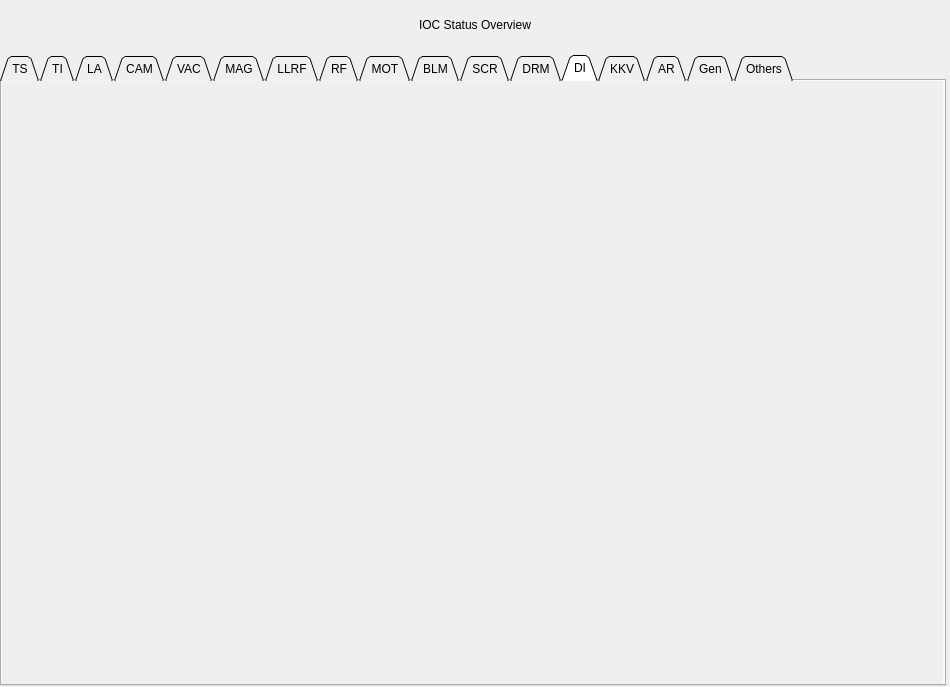
<?xml version="1.0" encoding="UTF-8"?>
<ui version="4.0">
 <class>MainWindow</class>
 <widget class="QMainWindow" name="MainWindow">
  <property name="geometry">
   <rect>
    <x>0</x>
    <y>0</y>
    <width>950</width>
    <height>687</height>
   </rect>
  </property>
  <property name="windowTitle">
   <string>MainWindow</string>
  </property>
  <property name="styleSheet">
   <string notr="true"/>
  </property>
  <widget class="QWidget" name="centralwidget">
   <widget class="QTabWidget" name="tabWidget">
    <property name="geometry">
     <rect>
      <x>0</x>
      <y>55</y>
      <width>946</width>
      <height>631</height>
     </rect>
    </property>
    <property name="tabShape">
     <enum>QTabWidget::Triangular</enum>
    </property>
    <property name="currentIndex">
     <number>12</number>
    </property>
    <widget class="QWidget" name="TS">
     <attribute name="title">
      <string>TS</string>
     </attribute>
     <widget class="QScrollArea" name="scrollArea">
      <property name="geometry">
       <rect>
        <x>0</x>
        <y>0</y>
        <width>941</width>
        <height>606</height>
       </rect>
      </property>
      <property name="frameShape">
       <enum>QFrame::NoFrame</enum>
      </property>
      <property name="verticalScrollBarPolicy">
       <enum>Qt::ScrollBarAsNeeded</enum>
      </property>
      <property name="widgetResizable">
       <bool>true</bool>
      </property>
      <widget class="QWidget" name="scrollAreaWidgetContents">
       <property name="geometry">
        <rect>
         <x>0</x>
         <y>0</y>
         <width>941</width>
         <height>606</height>
        </rect>
       </property>
       <widget class="caInclude" name="cainclude">
        <property name="geometry">
         <rect>
          <x>5</x>
          <y>0</y>
          <width>220</width>
          <height>22</height>
         </rect>
        </property>
        <property name="macro">
         <string>$(TS_IOCS)</string>
        </property>
        <property name="filename" stdset="0">
         <string notr="true">iocStats_small.ui</string>
        </property>
        <property name="stacking">
         <enum>caInclude::ColumnRow</enum>
        </property>
        <property name="numberOfItems" stdset="0">
         <number>1</number>
        </property>
        <property name="maximumColumns" stdset="0">
         <number>4</number>
        </property>
        <property name="verticalSpacing" stdset="0">
         <number>1</number>
        </property>
        <property name="horizontalSpacing" stdset="0">
         <number>5</number>
        </property>
       </widget>
      </widget>
     </widget>
    </widget>
    <widget class="QWidget" name="TI">
     <attribute name="title">
      <string>TI</string>
     </attribute>
     <widget class="QScrollArea" name="scrollArea_3">
      <property name="geometry">
       <rect>
        <x>0</x>
        <y>0</y>
        <width>941</width>
        <height>606</height>
       </rect>
      </property>
      <property name="frameShape">
       <enum>QFrame::NoFrame</enum>
      </property>
      <property name="verticalScrollBarPolicy">
       <enum>Qt::ScrollBarAsNeeded</enum>
      </property>
      <property name="widgetResizable">
       <bool>true</bool>
      </property>
      <widget class="QWidget" name="scrollAreaWidgetContents_3">
       <property name="geometry">
        <rect>
         <x>0</x>
         <y>0</y>
         <width>941</width>
         <height>606</height>
        </rect>
       </property>
       <widget class="caInclude" name="cainclude_3">
        <property name="geometry">
         <rect>
          <x>5</x>
          <y>0</y>
          <width>220</width>
          <height>22</height>
         </rect>
        </property>
        <property name="macro">
         <string>$(TI_IOCS)</string>
        </property>
        <property name="filename" stdset="0">
         <string notr="true">iocStats_small.ui</string>
        </property>
        <property name="stacking">
         <enum>caInclude::ColumnRow</enum>
        </property>
        <property name="numberOfItems" stdset="0">
         <number>1</number>
        </property>
        <property name="maximumColumns" stdset="0">
         <number>4</number>
        </property>
        <property name="verticalSpacing" stdset="0">
         <number>1</number>
        </property>
        <property name="horizontalSpacing" stdset="0">
         <number>5</number>
        </property>
       </widget>
      </widget>
     </widget>
    </widget>
    <widget class="QWidget" name="LG">
     <attribute name="title">
      <string>LA</string>
     </attribute>
     <widget class="QScrollArea" name="scrollArea_2">
      <property name="geometry">
       <rect>
        <x>0</x>
        <y>0</y>
        <width>941</width>
        <height>606</height>
       </rect>
      </property>
      <property name="frameShape">
       <enum>QFrame::NoFrame</enum>
      </property>
      <property name="verticalScrollBarPolicy">
       <enum>Qt::ScrollBarAsNeeded</enum>
      </property>
      <property name="widgetResizable">
       <bool>true</bool>
      </property>
      <widget class="QWidget" name="scrollAreaWidgetContents_2">
       <property name="geometry">
        <rect>
         <x>0</x>
         <y>0</y>
         <width>941</width>
         <height>606</height>
        </rect>
       </property>
       <widget class="caInclude" name="cainclude_2">
        <property name="geometry">
         <rect>
          <x>5</x>
          <y>0</y>
          <width>220</width>
          <height>22</height>
         </rect>
        </property>
        <property name="macro">
         <string>$(LA_IOCS)</string>
        </property>
        <property name="filename" stdset="0">
         <string notr="true">iocStats_small.ui</string>
        </property>
        <property name="stacking">
         <enum>caInclude::ColumnRow</enum>
        </property>
        <property name="numberOfItems" stdset="0">
         <number>1</number>
        </property>
        <property name="maximumColumns" stdset="0">
         <number>4</number>
        </property>
        <property name="verticalSpacing" stdset="0">
         <number>1</number>
        </property>
        <property name="horizontalSpacing" stdset="0">
         <number>5</number>
        </property>
       </widget>
      </widget>
     </widget>
    </widget>
    <widget class="QWidget" name="CAM">
     <attribute name="title">
      <string>CAM</string>
     </attribute>
     <widget class="QScrollArea" name="scrollArea_4">
      <property name="geometry">
       <rect>
        <x>0</x>
        <y>0</y>
        <width>941</width>
        <height>606</height>
       </rect>
      </property>
      <property name="frameShape">
       <enum>QFrame::NoFrame</enum>
      </property>
      <property name="verticalScrollBarPolicy">
       <enum>Qt::ScrollBarAsNeeded</enum>
      </property>
      <property name="widgetResizable">
       <bool>true</bool>
      </property>
      <widget class="QWidget" name="scrollAreaWidgetContents_4">
       <property name="geometry">
        <rect>
         <x>0</x>
         <y>0</y>
         <width>941</width>
         <height>606</height>
        </rect>
       </property>
       <widget class="caInclude" name="cainclude_4">
        <property name="geometry">
         <rect>
          <x>5</x>
          <y>0</y>
          <width>220</width>
          <height>22</height>
         </rect>
        </property>
        <property name="macro">
         <string>$(CA_IOCS)</string>
        </property>
        <property name="filename" stdset="0">
         <string notr="true">iocStats_small.ui</string>
        </property>
        <property name="stacking">
         <enum>caInclude::ColumnRow</enum>
        </property>
        <property name="numberOfItems" stdset="0">
         <number>1</number>
        </property>
        <property name="maximumColumns" stdset="0">
         <number>4</number>
        </property>
        <property name="verticalSpacing" stdset="0">
         <number>1</number>
        </property>
        <property name="horizontalSpacing" stdset="0">
         <number>5</number>
        </property>
       </widget>
      </widget>
     </widget>
    </widget>
    <widget class="QWidget" name="VAC">
     <attribute name="title">
      <string>VAC</string>
     </attribute>
     <widget class="QScrollArea" name="scrollArea_5">
      <property name="geometry">
       <rect>
        <x>0</x>
        <y>0</y>
        <width>941</width>
        <height>606</height>
       </rect>
      </property>
      <property name="frameShape">
       <enum>QFrame::NoFrame</enum>
      </property>
      <property name="verticalScrollBarPolicy">
       <enum>Qt::ScrollBarAsNeeded</enum>
      </property>
      <property name="widgetResizable">
       <bool>true</bool>
      </property>
      <widget class="QWidget" name="scrollAreaWidgetContents_5">
       <property name="geometry">
        <rect>
         <x>0</x>
         <y>0</y>
         <width>941</width>
         <height>606</height>
        </rect>
       </property>
       <widget class="caInclude" name="cainclude_5">
        <property name="geometry">
         <rect>
          <x>5</x>
          <y>0</y>
          <width>220</width>
          <height>22</height>
         </rect>
        </property>
        <property name="macro">
         <string>$(VA_IOCS)</string>
        </property>
        <property name="filename" stdset="0">
         <string notr="true">iocStats_small.ui</string>
        </property>
        <property name="stacking">
         <enum>caInclude::ColumnRow</enum>
        </property>
        <property name="numberOfItems" stdset="0">
         <number>1</number>
        </property>
        <property name="maximumColumns" stdset="0">
         <number>4</number>
        </property>
        <property name="verticalSpacing" stdset="0">
         <number>1</number>
        </property>
        <property name="horizontalSpacing" stdset="0">
         <number>5</number>
        </property>
       </widget>
      </widget>
     </widget>
    </widget>
    <widget class="QWidget" name="MA">
     <attribute name="title">
      <string>MAG</string>
     </attribute>
     <widget class="QScrollArea" name="scrollArea_6">
      <property name="geometry">
       <rect>
        <x>0</x>
        <y>0</y>
        <width>941</width>
        <height>606</height>
       </rect>
      </property>
      <property name="frameShape">
       <enum>QFrame::NoFrame</enum>
      </property>
      <property name="verticalScrollBarPolicy">
       <enum>Qt::ScrollBarAsNeeded</enum>
      </property>
      <property name="widgetResizable">
       <bool>true</bool>
      </property>
      <widget class="QWidget" name="scrollAreaWidgetContents_6">
       <property name="geometry">
        <rect>
         <x>0</x>
         <y>0</y>
         <width>941</width>
         <height>606</height>
        </rect>
       </property>
       <widget class="caInclude" name="cainclude_6">
        <property name="geometry">
         <rect>
          <x>5</x>
          <y>0</y>
          <width>220</width>
          <height>22</height>
         </rect>
        </property>
        <property name="macro">
         <string>$(MA_IOCS)</string>
        </property>
        <property name="filename" stdset="0">
         <string notr="true">iocStats_small.ui</string>
        </property>
        <property name="stacking">
         <enum>caInclude::ColumnRow</enum>
        </property>
        <property name="numberOfItems" stdset="0">
         <number>1</number>
        </property>
        <property name="maximumColumns" stdset="0">
         <number>4</number>
        </property>
        <property name="verticalSpacing" stdset="0">
         <number>1</number>
        </property>
        <property name="horizontalSpacing" stdset="0">
         <number>5</number>
        </property>
       </widget>
      </widget>
     </widget>
    </widget>
    <widget class="QWidget" name="LLRF">
     <attribute name="title">
      <string>LLRF</string>
     </attribute>
     <widget class="QScrollArea" name="scrollArea_7">
      <property name="geometry">
       <rect>
        <x>0</x>
        <y>0</y>
        <width>941</width>
        <height>606</height>
       </rect>
      </property>
      <property name="frameShape">
       <enum>QFrame::NoFrame</enum>
      </property>
      <property name="verticalScrollBarPolicy">
       <enum>Qt::ScrollBarAsNeeded</enum>
      </property>
      <property name="widgetResizable">
       <bool>true</bool>
      </property>
      <widget class="QWidget" name="scrollAreaWidgetContents_7">
       <property name="geometry">
        <rect>
         <x>0</x>
         <y>0</y>
         <width>941</width>
         <height>606</height>
        </rect>
       </property>
       <widget class="caInclude" name="cainclude_7">
        <property name="geometry">
         <rect>
          <x>5</x>
          <y>0</y>
          <width>220</width>
          <height>22</height>
         </rect>
        </property>
        <property name="macro">
         <string>$(LLRF_IOCS)</string>
        </property>
        <property name="filename" stdset="0">
         <string notr="true">iocStats_small.ui</string>
        </property>
        <property name="stacking">
         <enum>caInclude::ColumnRow</enum>
        </property>
        <property name="numberOfItems" stdset="0">
         <number>1</number>
        </property>
        <property name="maximumColumns" stdset="0">
         <number>4</number>
        </property>
        <property name="verticalSpacing" stdset="0">
         <number>1</number>
        </property>
        <property name="horizontalSpacing" stdset="0">
         <number>5</number>
        </property>
       </widget>
      </widget>
     </widget>
    </widget>
    <widget class="QWidget" name="RF">
     <attribute name="title">
      <string>RF</string>
     </attribute>
     <widget class="QScrollArea" name="scrollArea_15">
      <property name="geometry">
       <rect>
        <x>0</x>
        <y>0</y>
        <width>941</width>
        <height>606</height>
       </rect>
      </property>
      <property name="frameShape">
       <enum>QFrame::NoFrame</enum>
      </property>
      <property name="verticalScrollBarPolicy">
       <enum>Qt::ScrollBarAsNeeded</enum>
      </property>
      <property name="widgetResizable">
       <bool>true</bool>
      </property>
      <widget class="QWidget" name="scrollAreaWidgetContents_15">
       <property name="geometry">
        <rect>
         <x>0</x>
         <y>0</y>
         <width>941</width>
         <height>606</height>
        </rect>
       </property>
       <widget class="caInclude" name="cainclude_15">
        <property name="geometry">
         <rect>
          <x>5</x>
          <y>0</y>
          <width>220</width>
          <height>22</height>
         </rect>
        </property>
        <property name="macro">
         <string>$(RF_IOCS)</string>
        </property>
        <property name="filename" stdset="0">
         <string notr="true">iocStats_small.ui</string>
        </property>
        <property name="stacking">
         <enum>caInclude::ColumnRow</enum>
        </property>
        <property name="numberOfItems" stdset="0">
         <number>1</number>
        </property>
        <property name="maximumColumns" stdset="0">
         <number>4</number>
        </property>
        <property name="verticalSpacing" stdset="0">
         <number>1</number>
        </property>
        <property name="horizontalSpacing" stdset="0">
         <number>5</number>
        </property>
       </widget>
      </widget>
     </widget>
    </widget>
    <widget class="QWidget" name="MO">
     <attribute name="title">
      <string>MOT</string>
     </attribute>
     <widget class="QScrollArea" name="scrollArea_8">
      <property name="geometry">
       <rect>
        <x>0</x>
        <y>0</y>
        <width>941</width>
        <height>606</height>
       </rect>
      </property>
      <property name="frameShape">
       <enum>QFrame::NoFrame</enum>
      </property>
      <property name="verticalScrollBarPolicy">
       <enum>Qt::ScrollBarAsNeeded</enum>
      </property>
      <property name="widgetResizable">
       <bool>true</bool>
      </property>
      <widget class="QWidget" name="scrollAreaWidgetContents_8">
       <property name="geometry">
        <rect>
         <x>0</x>
         <y>0</y>
         <width>941</width>
         <height>606</height>
        </rect>
       </property>
       <widget class="caInclude" name="cainclude_8">
        <property name="geometry">
         <rect>
          <x>5</x>
          <y>0</y>
          <width>220</width>
          <height>22</height>
         </rect>
        </property>
        <property name="macro">
         <string>$(MO_IOCS)</string>
        </property>
        <property name="filename" stdset="0">
         <string notr="true">iocStats_small.ui</string>
        </property>
        <property name="stacking">
         <enum>caInclude::ColumnRow</enum>
        </property>
        <property name="numberOfItems" stdset="0">
         <number>1</number>
        </property>
        <property name="maximumColumns" stdset="0">
         <number>4</number>
        </property>
        <property name="verticalSpacing" stdset="0">
         <number>1</number>
        </property>
        <property name="horizontalSpacing" stdset="0">
         <number>5</number>
        </property>
       </widget>
      </widget>
     </widget>
    </widget>
    <widget class="QWidget" name="BM">
     <attribute name="title">
      <string>BLM</string>
     </attribute>
     <widget class="QScrollArea" name="scrollArea_12">
      <property name="geometry">
       <rect>
        <x>0</x>
        <y>0</y>
        <width>941</width>
        <height>606</height>
       </rect>
      </property>
      <property name="frameShape">
       <enum>QFrame::NoFrame</enum>
      </property>
      <property name="verticalScrollBarPolicy">
       <enum>Qt::ScrollBarAsNeeded</enum>
      </property>
      <property name="widgetResizable">
       <bool>true</bool>
      </property>
      <widget class="QWidget" name="scrollAreaWidgetContents_12">
       <property name="geometry">
        <rect>
         <x>0</x>
         <y>0</y>
         <width>941</width>
         <height>606</height>
        </rect>
       </property>
       <widget class="caInclude" name="cainclude_12">
        <property name="geometry">
         <rect>
          <x>5</x>
          <y>0</y>
          <width>220</width>
          <height>22</height>
         </rect>
        </property>
        <property name="macro">
         <string>$(BL_IOCS)</string>
        </property>
        <property name="filename" stdset="0">
         <string notr="true">iocStats_small.ui</string>
        </property>
        <property name="stacking">
         <enum>caInclude::ColumnRow</enum>
        </property>
        <property name="numberOfItems" stdset="0">
         <number>1</number>
        </property>
        <property name="maximumColumns" stdset="0">
         <number>4</number>
        </property>
        <property name="verticalSpacing" stdset="0">
         <number>1</number>
        </property>
        <property name="horizontalSpacing" stdset="0">
         <number>5</number>
        </property>
       </widget>
      </widget>
     </widget>
    </widget>
    <widget class="QWidget" name="SC">
     <attribute name="title">
      <string>SCR</string>
     </attribute>
     <widget class="QScrollArea" name="scrollArea_13">
      <property name="geometry">
       <rect>
        <x>0</x>
        <y>0</y>
        <width>941</width>
        <height>606</height>
       </rect>
      </property>
      <property name="frameShape">
       <enum>QFrame::NoFrame</enum>
      </property>
      <property name="verticalScrollBarPolicy">
       <enum>Qt::ScrollBarAsNeeded</enum>
      </property>
      <property name="widgetResizable">
       <bool>true</bool>
      </property>
      <widget class="QWidget" name="scrollAreaWidgetContents_13">
       <property name="geometry">
        <rect>
         <x>0</x>
         <y>0</y>
         <width>941</width>
         <height>606</height>
        </rect>
       </property>
       <widget class="caInclude" name="cainclude_13">
        <property name="geometry">
         <rect>
          <x>5</x>
          <y>0</y>
          <width>220</width>
          <height>22</height>
         </rect>
        </property>
        <property name="macro">
         <string>$(SC_IOCS)</string>
        </property>
        <property name="filename" stdset="0">
         <string notr="true">iocStats_small.ui</string>
        </property>
        <property name="stacking">
         <enum>caInclude::ColumnRow</enum>
        </property>
        <property name="numberOfItems" stdset="0">
         <number>1</number>
        </property>
        <property name="maximumColumns" stdset="0">
         <number>4</number>
        </property>
        <property name="verticalSpacing" stdset="0">
         <number>1</number>
        </property>
        <property name="horizontalSpacing" stdset="0">
         <number>5</number>
        </property>
       </widget>
      </widget>
     </widget>
    </widget>
    <widget class="QWidget" name="DR">
     <attribute name="title">
      <string>DRM</string>
     </attribute>
     <widget class="QScrollArea" name="scrollArea_14">
      <property name="geometry">
       <rect>
        <x>0</x>
        <y>0</y>
        <width>941</width>
        <height>606</height>
       </rect>
      </property>
      <property name="frameShape">
       <enum>QFrame::NoFrame</enum>
      </property>
      <property name="verticalScrollBarPolicy">
       <enum>Qt::ScrollBarAsNeeded</enum>
      </property>
      <property name="widgetResizable">
       <bool>true</bool>
      </property>
      <widget class="QWidget" name="scrollAreaWidgetContents_14">
       <property name="geometry">
        <rect>
         <x>0</x>
         <y>0</y>
         <width>941</width>
         <height>606</height>
        </rect>
       </property>
       <widget class="caInclude" name="cainclude_14">
        <property name="geometry">
         <rect>
          <x>5</x>
          <y>0</y>
          <width>220</width>
          <height>22</height>
         </rect>
        </property>
        <property name="macro">
         <string>$(DR_IOCS)</string>
        </property>
        <property name="filename" stdset="0">
         <string notr="true">iocStats_small.ui</string>
        </property>
        <property name="stacking">
         <enum>caInclude::ColumnRow</enum>
        </property>
        <property name="numberOfItems" stdset="0">
         <number>1</number>
        </property>
        <property name="maximumColumns" stdset="0">
         <number>4</number>
        </property>
        <property name="verticalSpacing" stdset="0">
         <number>1</number>
        </property>
        <property name="horizontalSpacing" stdset="0">
         <number>5</number>
        </property>
       </widget>
      </widget>
     </widget>
    </widget>
    <widget class="QWidget" name="DI">
     <attribute name="title">
      <string>DI</string>
     </attribute>
     <widget class="QScrollArea" name="scrollArea_11">
      <property name="geometry">
       <rect>
        <x>0</x>
        <y>0</y>
        <width>941</width>
        <height>606</height>
       </rect>
      </property>
      <property name="frameShape">
       <enum>QFrame::NoFrame</enum>
      </property>
      <property name="verticalScrollBarPolicy">
       <enum>Qt::ScrollBarAsNeeded</enum>
      </property>
      <property name="widgetResizable">
       <bool>true</bool>
      </property>
      <widget class="QWidget" name="scrollAreaWidgetContents_11">
       <property name="geometry">
        <rect>
         <x>0</x>
         <y>0</y>
         <width>941</width>
         <height>606</height>
        </rect>
       </property>
       <widget class="caInclude" name="cainclude_11">
        <property name="geometry">
         <rect>
          <x>5</x>
          <y>0</y>
          <width>220</width>
          <height>22</height>
         </rect>
        </property>
        <property name="macro">
         <string>$(DI_IOCS);</string>
        </property>
        <property name="filename" stdset="0">
         <string notr="true">iocStats_small.ui</string>
        </property>
        <property name="stacking">
         <enum>caInclude::ColumnRow</enum>
        </property>
        <property name="numberOfItems" stdset="0">
         <number>1</number>
        </property>
        <property name="maximumColumns" stdset="0">
         <number>4</number>
        </property>
        <property name="verticalSpacing" stdset="0">
         <number>1</number>
        </property>
        <property name="horizontalSpacing" stdset="0">
         <number>5</number>
        </property>
       </widget>
      </widget>
     </widget>
    </widget>
    <widget class="QWidget" name="KV">
     <attribute name="title">
      <string>KKV</string>
     </attribute>
     <widget class="QScrollArea" name="scrollArea_30">
      <property name="geometry">
       <rect>
        <x>0</x>
        <y>0</y>
        <width>941</width>
        <height>606</height>
       </rect>
      </property>
      <property name="frameShape">
       <enum>QFrame::NoFrame</enum>
      </property>
      <property name="verticalScrollBarPolicy">
       <enum>Qt::ScrollBarAsNeeded</enum>
      </property>
      <property name="widgetResizable">
       <bool>true</bool>
      </property>
      <widget class="QWidget" name="scrollAreaWidgetContents_30">
       <property name="geometry">
        <rect>
         <x>0</x>
         <y>0</y>
         <width>941</width>
         <height>606</height>
        </rect>
       </property>
       <widget class="caInclude" name="cainclude_30">
        <property name="geometry">
         <rect>
          <x>5</x>
          <y>0</y>
          <width>220</width>
          <height>22</height>
         </rect>
        </property>
        <property name="macro">
         <string>$(KV_IOCS)</string>
        </property>
        <property name="filename" stdset="0">
         <string notr="true">iocStats_small.ui</string>
        </property>
        <property name="stacking">
         <enum>caInclude::ColumnRow</enum>
        </property>
        <property name="numberOfItems" stdset="0">
         <number>1</number>
        </property>
        <property name="maximumColumns" stdset="0">
         <number>4</number>
        </property>
        <property name="verticalSpacing" stdset="0">
         <number>1</number>
        </property>
        <property name="horizontalSpacing" stdset="0">
         <number>5</number>
        </property>
       </widget>
      </widget>
     </widget>
    </widget>
    <widget class="QWidget" name="AR">
     <attribute name="title">
      <string>AR</string>
     </attribute>
     <widget class="QScrollArea" name="scrollArea_31">
      <property name="geometry">
       <rect>
        <x>0</x>
        <y>0</y>
        <width>941</width>
        <height>606</height>
       </rect>
      </property>
      <property name="frameShape">
       <enum>QFrame::NoFrame</enum>
      </property>
      <property name="verticalScrollBarPolicy">
       <enum>Qt::ScrollBarAsNeeded</enum>
      </property>
      <property name="widgetResizable">
       <bool>true</bool>
      </property>
      <widget class="QWidget" name="scrollAreaWidgetContents_31">
       <property name="geometry">
        <rect>
         <x>0</x>
         <y>0</y>
         <width>941</width>
         <height>606</height>
        </rect>
       </property>
       <widget class="caInclude" name="cainclude_31">
        <property name="geometry">
         <rect>
          <x>5</x>
          <y>0</y>
          <width>220</width>
          <height>22</height>
         </rect>
        </property>
        <property name="macro">
         <string>$(AR_IOCS)</string>
        </property>
        <property name="filename" stdset="0">
         <string notr="true">iocStats_small.ui</string>
        </property>
        <property name="stacking">
         <enum>caInclude::ColumnRow</enum>
        </property>
        <property name="numberOfItems" stdset="0">
         <number>1</number>
        </property>
        <property name="maximumColumns" stdset="0">
         <number>4</number>
        </property>
        <property name="verticalSpacing" stdset="0">
         <number>1</number>
        </property>
        <property name="horizontalSpacing" stdset="0">
         <number>5</number>
        </property>
       </widget>
      </widget>
     </widget>
    </widget>
    <widget class="QWidget" name="GE">
     <attribute name="title">
      <string>Gen</string>
     </attribute>
     <widget class="QScrollArea" name="scrollArea_9">
      <property name="geometry">
       <rect>
        <x>0</x>
        <y>0</y>
        <width>941</width>
        <height>606</height>
       </rect>
      </property>
      <property name="frameShape">
       <enum>QFrame::NoFrame</enum>
      </property>
      <property name="verticalScrollBarPolicy">
       <enum>Qt::ScrollBarAsNeeded</enum>
      </property>
      <property name="widgetResizable">
       <bool>true</bool>
      </property>
      <widget class="QWidget" name="scrollAreaWidgetContents_9">
       <property name="geometry">
        <rect>
         <x>0</x>
         <y>0</y>
         <width>941</width>
         <height>606</height>
        </rect>
       </property>
       <widget class="caInclude" name="cainclude_9">
        <property name="geometry">
         <rect>
          <x>5</x>
          <y>0</y>
          <width>220</width>
          <height>22</height>
         </rect>
        </property>
        <property name="macro">
         <string>$(GE_IOCS)</string>
        </property>
        <property name="filename" stdset="0">
         <string notr="true">iocStats_small.ui</string>
        </property>
        <property name="stacking">
         <enum>caInclude::ColumnRow</enum>
        </property>
        <property name="numberOfItems" stdset="0">
         <number>1</number>
        </property>
        <property name="maximumColumns" stdset="0">
         <number>4</number>
        </property>
        <property name="verticalSpacing" stdset="0">
         <number>1</number>
        </property>
        <property name="horizontalSpacing" stdset="0">
         <number>5</number>
        </property>
       </widget>
      </widget>
     </widget>
    </widget>
    <widget class="QWidget" name="OT">
     <attribute name="title">
      <string>Others</string>
     </attribute>
     <widget class="QScrollArea" name="scrollArea_10">
      <property name="geometry">
       <rect>
        <x>0</x>
        <y>0</y>
        <width>941</width>
        <height>416</height>
       </rect>
      </property>
      <property name="frameShape">
       <enum>QFrame::NoFrame</enum>
      </property>
      <property name="verticalScrollBarPolicy">
       <enum>Qt::ScrollBarAsNeeded</enum>
      </property>
      <property name="widgetResizable">
       <bool>true</bool>
      </property>
      <widget class="QWidget" name="scrollAreaWidgetContents_10">
       <property name="geometry">
        <rect>
         <x>0</x>
         <y>0</y>
         <width>941</width>
         <height>416</height>
        </rect>
       </property>
       <widget class="caInclude" name="cainclude_10">
        <property name="geometry">
         <rect>
          <x>5</x>
          <y>0</y>
          <width>220</width>
          <height>22</height>
         </rect>
        </property>
        <property name="macro">
         <string>$(OT_IOCS)</string>
        </property>
        <property name="filename" stdset="0">
         <string notr="true">iocStats_small.ui</string>
        </property>
        <property name="stacking">
         <enum>caInclude::ColumnRow</enum>
        </property>
        <property name="numberOfItems" stdset="0">
         <number>1</number>
        </property>
        <property name="maximumColumns" stdset="0">
         <number>4</number>
        </property>
        <property name="verticalSpacing" stdset="0">
         <number>1</number>
        </property>
        <property name="horizontalSpacing" stdset="0">
         <number>5</number>
        </property>
       </widget>
      </widget>
     </widget>
     <widget class="QScrollArea" name="scrollArea_16">
      <property name="geometry">
       <rect>
        <x>0</x>
        <y>450</y>
        <width>941</width>
        <height>156</height>
       </rect>
      </property>
      <property name="frameShape">
       <enum>QFrame::NoFrame</enum>
      </property>
      <property name="verticalScrollBarPolicy">
       <enum>Qt::ScrollBarAsNeeded</enum>
      </property>
      <property name="widgetResizable">
       <bool>true</bool>
      </property>
      <widget class="QWidget" name="scrollAreaWidgetContents_16">
       <property name="geometry">
        <rect>
         <x>0</x>
         <y>0</y>
         <width>941</width>
         <height>156</height>
        </rect>
       </property>
       <widget class="caInclude" name="cainclude_16">
        <property name="geometry">
         <rect>
          <x>5</x>
          <y>0</y>
          <width>220</width>
          <height>22</height>
         </rect>
        </property>
        <property name="macro">
         <string>$(TE_IOCS)</string>
        </property>
        <property name="filename" stdset="0">
         <string notr="true">iocStats_small.ui</string>
        </property>
        <property name="stacking">
         <enum>caInclude::ColumnRow</enum>
        </property>
        <property name="numberOfItems" stdset="0">
         <number>1</number>
        </property>
        <property name="maximumColumns" stdset="0">
         <number>4</number>
        </property>
        <property name="verticalSpacing" stdset="0">
         <number>1</number>
        </property>
        <property name="horizontalSpacing" stdset="0">
         <number>5</number>
        </property>
       </widget>
      </widget>
     </widget>
     <widget class="caLabel" name="calabel_2">
      <property name="geometry">
       <rect>
        <x>5</x>
        <y>422</y>
        <width>131</width>
        <height>26</height>
       </rect>
      </property>
      <property name="text">
       <string>Test IOCs</string>
      </property>
      <property name="alignment">
       <set>Qt::AlignLeading|Qt::AlignLeft|Qt::AlignVCenter</set>
      </property>
     </widget>
    </widget>
   </widget>
   <widget class="caLabel" name="calabel">
    <property name="geometry">
     <rect>
      <x>0</x>
      <y>0</y>
      <width>950</width>
      <height>50</height>
     </rect>
    </property>
    <property name="text">
     <string>IOC Status Overview</string>
    </property>
    <property name="alignment">
     <set>Qt::AlignCenter</set>
    </property>
    <property name="background">
     <color>
      <red>85</red>
      <green>170</green>
      <blue>255</blue>
     </color>
    </property>
   </widget>
  </widget>
 </widget>
 <customwidgets>
  <customwidget>
   <class>caLabel</class>
   <extends>QLabel</extends>
   <header>caLabel</header>
  </customwidget>
  <customwidget>
   <class>caInclude</class>
   <extends>QWidget</extends>
   <header>caInclude</header>
  </customwidget>
 </customwidgets>
 <resources/>
 <connections/>
</ui>
